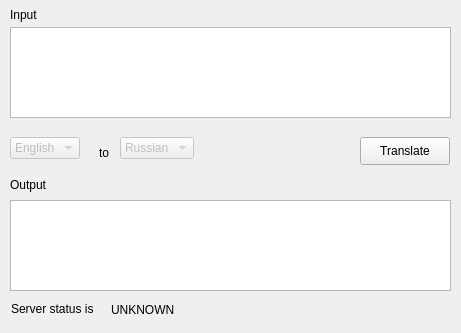
<?xml version="1.0" encoding="UTF-8"?>
<ui version="4.0">
 <class>MainWindow</class>
 <widget class="QMainWindow" name="MainWindow">
  <property name="enabled">
   <bool>true</bool>
  </property>
  <property name="geometry">
   <rect>
    <x>0</x>
    <y>0</y>
    <width>461</width>
    <height>333</height>
   </rect>
  </property>
  <property name="sizePolicy">
   <sizepolicy hsizetype="Fixed" vsizetype="Fixed">
    <horstretch>0</horstretch>
    <verstretch>0</verstretch>
   </sizepolicy>
  </property>
  <property name="minimumSize">
   <size>
    <width>461</width>
    <height>333</height>
   </size>
  </property>
  <property name="maximumSize">
   <size>
    <width>461</width>
    <height>333</height>
   </size>
  </property>
  <property name="baseSize">
   <size>
    <width>461</width>
    <height>370</height>
   </size>
  </property>
  <property name="contextMenuPolicy">
   <enum>Qt::DefaultContextMenu</enum>
  </property>
  <property name="windowTitle">
   <string notr="true">libretranslate-qt</string>
  </property>
  <property name="toolTip">
   <string notr="true"/>
  </property>
  <property name="statusTip">
   <string notr="true"/>
  </property>
  <property name="whatsThis">
   <string notr="true"/>
  </property>
  <property name="accessibleName">
   <string notr="true"/>
  </property>
  <property name="accessibleDescription">
   <string notr="true"/>
  </property>
  <property name="layoutDirection">
   <enum>Qt::LeftToRight</enum>
  </property>
  <property name="autoFillBackground">
   <bool>false</bool>
  </property>
  <property name="windowFilePath">
   <string notr="true"/>
  </property>
  <widget class="QWidget" name="centralwidget">
   <widget class="QLabel" name="inputText">
    <property name="geometry">
     <rect>
      <x>10</x>
      <y>7</y>
      <width>58</width>
      <height>16</height>
     </rect>
    </property>
    <property name="text">
     <string>Input</string>
    </property>
   </widget>
   <widget class="QLabel" name="outputText">
    <property name="geometry">
     <rect>
      <x>10</x>
      <y>177</y>
      <width>58</width>
      <height>16</height>
     </rect>
    </property>
    <property name="text">
     <string>Output</string>
    </property>
   </widget>
   <widget class="QPushButton" name="actionButton">
    <property name="geometry">
     <rect>
      <x>360</x>
      <y>137</y>
      <width>90</width>
      <height>28</height>
     </rect>
    </property>
    <property name="text">
     <string>Translate</string>
    </property>
   </widget>
   <widget class="QLabel" name="ServerStatusIs">
    <property name="geometry">
     <rect>
      <x>11</x>
      <y>299</y>
      <width>98</width>
      <height>20</height>
     </rect>
    </property>
    <property name="text">
     <string>Server status is</string>
    </property>
   </widget>
   <widget class="QComboBox" name="comboBox">
    <property name="enabled">
     <bool>false</bool>
    </property>
    <property name="geometry">
     <rect>
      <x>10</x>
      <y>137</y>
      <width>83</width>
      <height>31</height>
     </rect>
    </property>
    <property name="toolTip">
     <string>Not available in this version</string>
    </property>
    <property name="statusTip">
     <string/>
    </property>
    <property name="whatsThis">
     <string/>
    </property>
    <property name="editable">
     <bool>false</bool>
    </property>
    <property name="sizeAdjustPolicy">
     <enum>QComboBox::AdjustToContents</enum>
    </property>
    <item>
     <property name="text">
      <string>English</string>
     </property>
    </item>
   </widget>
   <widget class="QComboBox" name="comboBox_2">
    <property name="enabled">
     <bool>false</bool>
    </property>
    <property name="geometry">
     <rect>
      <x>120</x>
      <y>137</y>
      <width>85</width>
      <height>31</height>
     </rect>
    </property>
    <property name="toolTip">
     <string>Not available in this version</string>
    </property>
    <property name="statusTip">
     <string/>
    </property>
    <property name="whatsThis">
     <string/>
    </property>
    <property name="sizeAdjustPolicy">
     <enum>QComboBox::AdjustToContents</enum>
    </property>
    <item>
     <property name="text">
      <string>Russian</string>
     </property>
    </item>
   </widget>
   <widget class="QLabel" name="label">
    <property name="geometry">
     <rect>
      <x>99</x>
      <y>144</y>
      <width>14</width>
      <height>17</height>
     </rect>
    </property>
    <property name="text">
     <string>to</string>
    </property>
   </widget>
   <widget class="QLabel" name="serverStat">
    <property name="geometry">
     <rect>
      <x>111</x>
      <y>298</y>
      <width>90</width>
      <height>23</height>
     </rect>
    </property>
    <property name="text">
     <string>UNKNOWN</string>
    </property>
   </widget>
   <widget class="QTextEdit" name="InputField">
    <property name="geometry">
     <rect>
      <x>10</x>
      <y>27</y>
      <width>441</width>
      <height>91</height>
     </rect>
    </property>
   </widget>
   <widget class="QTextEdit" name="OutputField">
    <property name="enabled">
     <bool>true</bool>
    </property>
    <property name="geometry">
     <rect>
      <x>10</x>
      <y>200</y>
      <width>441</width>
      <height>91</height>
     </rect>
    </property>
    <property name="documentTitle">
     <string notr="true"/>
    </property>
    <property name="readOnly">
     <bool>true</bool>
    </property>
    <property name="markdown">
     <string notr="true"/>
    </property>
    <property name="html">
     <string notr="true">&lt;!DOCTYPE HTML PUBLIC &quot;-//W3C//DTD HTML 4.0//EN&quot; &quot;http://www.w3.org/TR/REC-html40/strict.dtd&quot;&gt;
&lt;html&gt;&lt;head&gt;&lt;meta name=&quot;qrichtext&quot; content=&quot;1&quot; /&gt;&lt;style type=&quot;text/css&quot;&gt;
p, li { white-space: pre-wrap; }
&lt;/style&gt;&lt;/head&gt;&lt;body style=&quot; font-family:'Ubuntu'; font-size:10pt; font-weight:400; font-style:normal;&quot;&gt;
&lt;p style=&quot;-qt-paragraph-type:empty; margin-top:0px; margin-bottom:0px; margin-left:0px; margin-right:0px; -qt-block-indent:0; text-indent:0px;&quot;&gt;&lt;br /&gt;&lt;/p&gt;&lt;/body&gt;&lt;/html&gt;</string>
    </property>
    <property name="acceptRichText">
     <bool>false</bool>
    </property>
    <property name="textInteractionFlags">
     <set>Qt::TextSelectableByKeyboard|Qt::TextSelectableByMouse</set>
    </property>
    <property name="placeholderText">
     <string notr="true"/>
    </property>
   </widget>
  </widget>
 </widget>
 <resources/>
 <connections/>
</ui>
